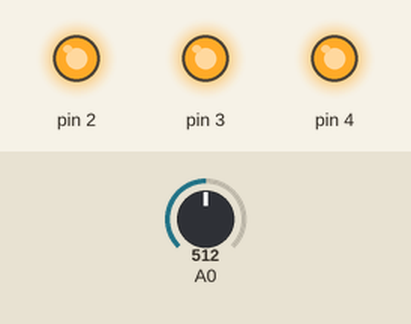
The sketch below on a simulated Arduino Uno, built with avr-gcc and run on an emulated ATmega328P. Parts: output pins drawn as LEDs (lit = HIGH). The inputs (shaded band) are chosen by the test bench; at power-on: A0 = 512. What the sketch prints to the serial monitor is not drawn.

Above: at 1.8 s.
1.9 s: A0 set to 240
3.4 s: A0 set to 212
At 4.6 s:
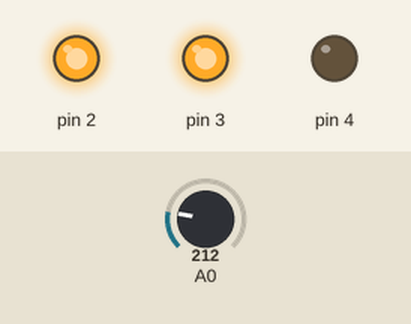
5.5 s: A0 set to 122
At 7.2 s:
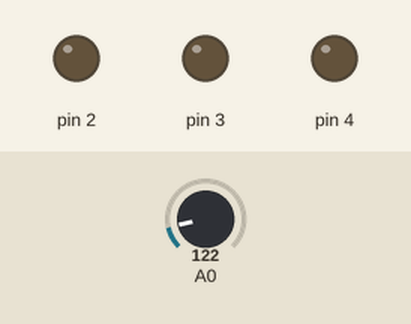
7.5 s: A0 set to 166
9.2 s: A0 set to 196
At 10.5 s:
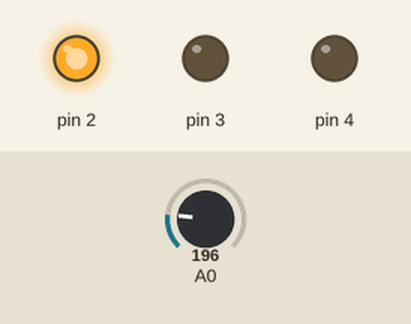
11.5 s: A0 set to 306
At 13.2 s:
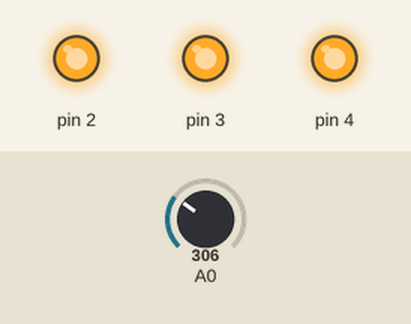
Timing chart, 0 to 14.5 s (numbered marks = the images above; inputs shaded):
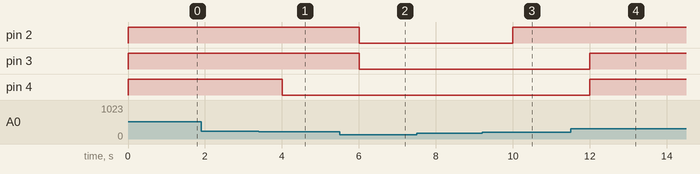

The sketch:

temp_sensor.ino
```cpp
int baseTemp = 0;
int celsius = 0;

void setup()
{
  pinMode(A0, INPUT);
  Serial.begin(9600);

  pinMode(2, OUTPUT);
  pinMode(3, OUTPUT);
  pinMode(4, OUTPUT);
}

void loop()
{
  // set threshold temperature to activate LEDs
  baseTemp = 40;
  // measure temperature in Celsius
  celsius = map(((analogRead(A0) - 20) * 3.04), 0, 1023, -40, 125);
  Serial.print(celsius);
  Serial.print(" C, ");
  if (celsius < baseTemp) {
    digitalWrite(2, LOW);
    digitalWrite(3, LOW);
    digitalWrite(4, LOW);
  }
  if (celsius >= baseTemp && celsius < baseTemp + 10) {
    digitalWrite(2, HIGH);
    digitalWrite(3, LOW);
    digitalWrite(4, LOW);
  }
  if (celsius >= baseTemp + 10 && celsius < baseTemp + 20) {
    digitalWrite(2, HIGH);
    digitalWrite(3, HIGH);
    digitalWrite(4, LOW);
  }
  if (celsius >= baseTemp + 20 && celsius < baseTemp + 30) {
    digitalWrite(2, HIGH);
    digitalWrite(3, HIGH);
    digitalWrite(4, HIGH);
  }
  if (celsius >= baseTemp + 30) {
    digitalWrite(2, HIGH);
    digitalWrite(3, HIGH);
    digitalWrite(4, HIGH);
  }
  delay(1000); // Wait for 1000 millisecond(s)
}
```

Measured:
- the behaviour switches between 224 and 223 on A0 (found by bisection; images 0 and 1)
- the behaviour switches between 183 and 184 on A0 (found by bisection; images 2 and 3)
- after the input at 1.9 s, every drawn part: stays the same
- after the input at 3.4 s, pin 4: HIGH → LOW after 0.60 s
- after the input at 5.5 s, pin 2, pin 3: HIGH → LOW after 0.50 s
- after the input at 7.5 s, every drawn part: stays the same
- after the input at 9.2 s, pin 2: LOW → HIGH after 0.80 s
- after the input at 11.5 s, pin 3, pin 4: LOW → HIGH after 0.50 s
